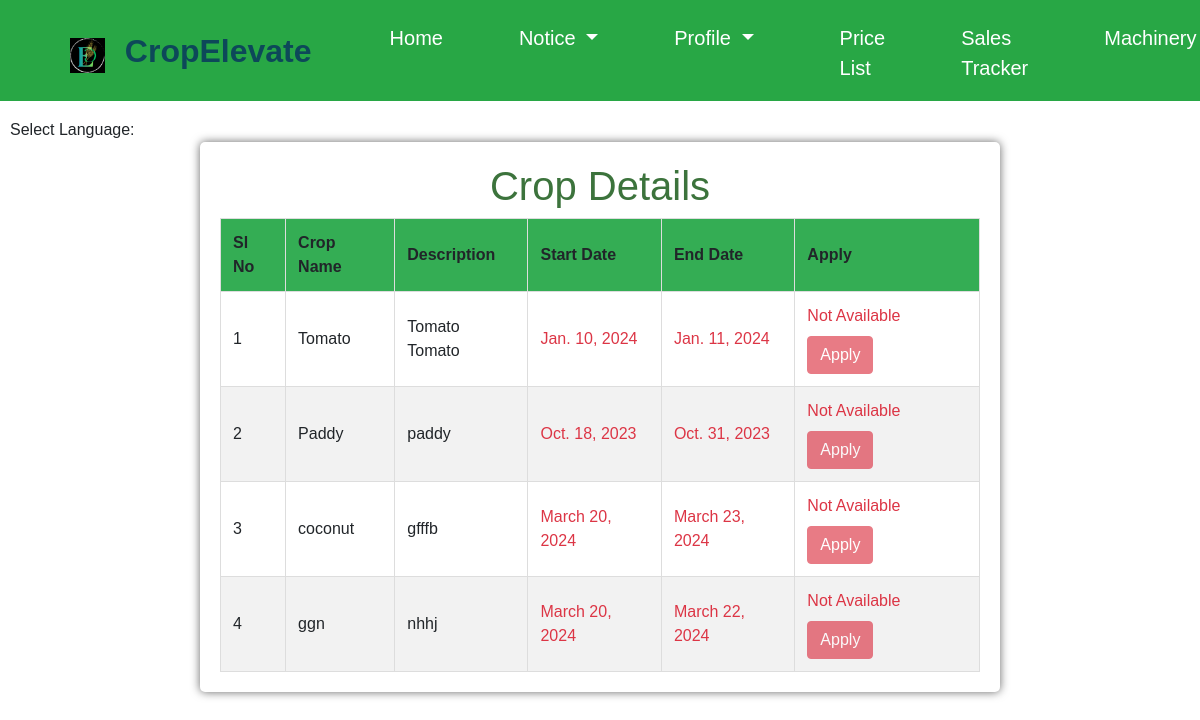
The app's page /crop (signed in), older data.
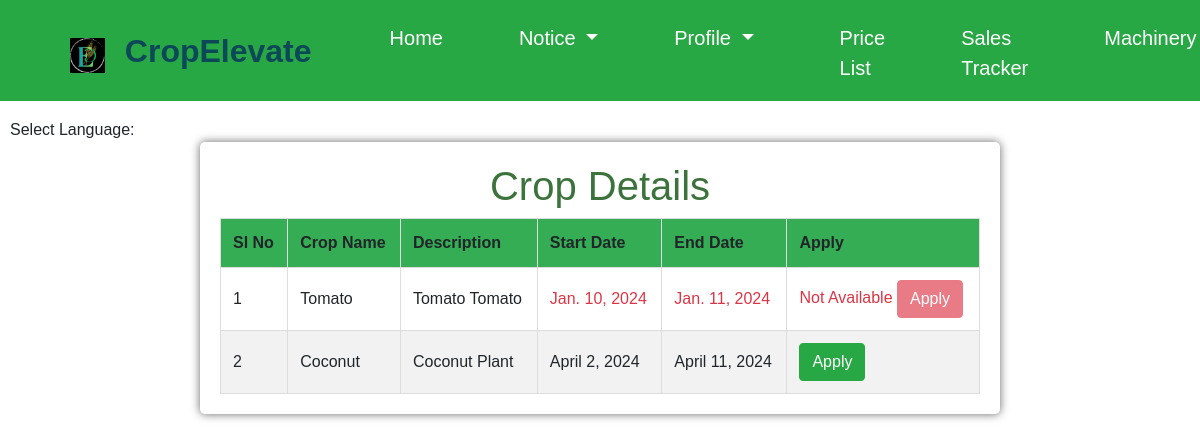
The same page, newer data.
### ceapp/models.py (models this page shows)
class Crop(models.Model):
    Namec = models.CharField(max_length=100)
    des = models.TextField()
    start_date = models.DateField(null=True, blank=True)
    end_date = models.DateField(null=True, blank=True)
    count = models.PositiveIntegerField(default=0)
    crop_photo = models.ImageField(upload_to='crop_photos/', blank=True, null=True)
    is_active = models.BooleanField(default=True)
    created_at = models.DateTimeField(auto_now_add=True)
    current = models.BooleanField(default=False)

### ceapp/views.py (the view)
# urls.py: path('crop',views.crop,name='crop'),
@never_cache
@login_required
def crop(request):
    user = request.user
    profile = FarmerProfile.objects.get(user=user)
    today = date.today()
    crops = Crop.objects.all()
    existing_certifications = ApplyCrop.objects.filter(user=user)
    return render(request, 'crop.html', {
        'crops': crops,
        'today': today,
        'profile': profile,
        'existing_certifications': existing_certifications
    })

### templates/crop.html (shortened to what the changed rows need)
{% load static %}
<!DOCTYPE html>
<html lang="en">
<head>
    <link rel="stylesheet" href="https://maxcdn.bootstrapcdn.com/bootstrap/4.5.2/css/bootstrap.min.css">
    <link rel="stylesheet" href="https://cdn.jsdelivr.net/npm/@mdi/font/css/materialdesignicons.min.css">
    <link rel="stylesheet" href="https://cdnjs.cloudflare.com/ajax/libs/font-awesome/5.15.3/css/all.min.css">
</head>
<body>
    <nav class="navbar navbar-expand-lg navbar-light bg-success fixed-top">
        <h2 style="color:#0d4859; padding-left:20px; font-weight:bold; margin-top:10px;" >CropElevate</h2>
    </nav>
    <br><br>
    <div class="container">
        <h1 style="color:#3c733c;">Crop Details</h1>
        <table>
            <thead>
                <tr>
                    <th>Sl No</th>
                    <th>Crop Name</th>
                    <th>Description</th>
                    <th>Start Date</th>
                    <th>End Date</th>
                    <th>Apply</th>
                </tr>
            </thead>
            <tbody>
                {% for crop in crops %}
                <tr>
                    <td>{{ forloop.counter }}</td>
                    <td>{{ crop.Namec }}</td>
                    <td>{{ crop.des }}</td>
                    <td>
                        {% if crop.start_date <= today and crop.end_date >= today %}
                            {{ crop.start_date }}
                        {% else %}
                            <span class="text-danger">{{ crop.start_date }}</span>
                        {% endif %}
                    </td>
                    <td>
                        {% if crop.start_date <= today and crop.end_date >= today %}
                            {{ crop.end_date }}
                        {% else %}
                            <span class="text-danger">{{ crop.end_date }}</span>
                        {% endif %}
                    </td>
                    <td>
                        {% if crop.start_date <= today and crop.end_date >= today %}
                            <form method="get" action="{% url 'apply' crop.id %}">
                                <button type="submit" class="btn btn-success">Apply</button>
                            </form>
                        {% else %}
                            <label class="text-danger">Not Available</label>
                            <button type="label" class="btn btn-danger" disabled>Apply</label>
                        {% endif %}
                    </td>
                </tr>
                {% endfor %}
            </tbody>
        </table>
    </div>
</body>
</html>

Row changes from the older to the newer data that the page shows:
removed Crop: Namec "Paddy", des "paddy", start_date "Oct. 18, 2023", end_date "Oct. 31, 2023", shows "Not Available"
removed Crop: Namec "coconut", des "gfffb", start_date "March 20, 2024", end_date "March 23, 2024", shows "Not Available"
removed Crop: Namec "ggn", des "nhhj", start_date "March 20, 2024", end_date "March 22, 2024", shows "Not Available"
added Crop: Namec "Coconut", des "Coconut Plant", start_date "April 2, 2024", end_date "April 11, 2024"
